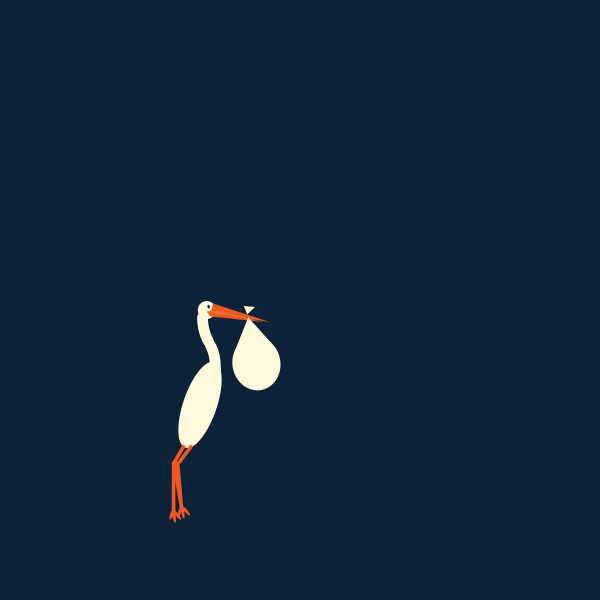
Frame 1 (no input)
Frame 60 (the mouse pressed at the canvas centre just before this capture): identical to frame 1, image omitted
Frame 120 (the mouse held since frame 60 and released just before this capture): identical to frame 1, image omitted

The Processing sketch that drew this single still picture (run headless with seeded random() and noise(); from frame 60 on, the mouse is pressed at the canvas centre):

// Processing sketch: craneFlyingNEW
// ── craneFlyingNEW.pde
int flyingCounter = 1;
int secondaryCounter = 1;
int i = 0;
float craneX, craneY, craneR, craneHeadR, wingScale, craneLegR;
void setup() {
  noStroke();
  smooth();
  size(600, 600);
}
void draw() {
  if (i<300) {
    craneStanding();
  } else {
    craneFlying();
  }
  i++;
}

void craneStanding() {
  background(12, 34, 56);
  craneX = 200;
  craneY = 400;
  craneR = radians(280);
  craneHeadR  = radians(-10);
  //craneLegR = 
  crane(craneX, craneY, craneR, craneHeadR, wingScale);
}

void craneFlying() {
  background(12, 34, 56);
  if (secondaryCounter % 2 == 0) {
    wingScale = 50;
  } else {
    wingScale = 170;
  }
  craneX = flyingCounter;
  craneY = 200+ 10*cos(radians(flyingCounter));
  craneR = cos(radians(flyingCounter))*.1;
  craneHeadR  = radians(-84);
  crane(craneX, craneY, craneR, craneHeadR, wingScale);
  flyingCounter++;
  if (flyingCounter % 7 == 0) {
    secondaryCounter++;
  }
}

void crane(float craneX, float craneY, float craneR, float craneHeadR, float wingScale) {
  pushMatrix();
  ///*
  translate(craneX, craneY);
  rotate(craneR);
  scale(.6);
  rotate(radians(80));
  translate(-84, -186);
  //*/
  //body
  fill(#fef9dc);
  pushMatrix();
  translate(84, 194);
  rotate(radians(19));
  ellipse(0, 0, 56, 151);
  popMatrix();
  //right leg top
  fill(#ef5723);
  pushMatrix();
  translate(68, 260);
  rotate(radians(37));
  rect(0, 0, 6, 36);
  popMatrix();
  //right leg bottom
  pushMatrix();
  translate(37, 290);
  rotate(radians(0));
  rect(0, 0, 6, 90);
  popMatrix();
  //right foot
  pushMatrix();
  translate(60, 370);
  rotate(radians(50));
  translate(-60, -370);
  pushMatrix();
  translate(61, 370);
  rotate(radians(0));
  ellipse(0, 0, 20, 5);
  popMatrix();
  pushMatrix();
  translate(60, 376);
  rotate(radians(30));
  ellipse(0, 0, 20, 5);
  popMatrix();
  pushMatrix();
  translate(56, 380);
  rotate(radians(60));
  ellipse(0, 0, 20, 5);
  popMatrix();
  popMatrix();
  //left leg top
  pushMatrix();
  translate(55, 260);
  rotate(radians(30));
  rect(0, 0, 6, 36);
  popMatrix();
  //left leg bottom
  pushMatrix();
  translate(41, 289);
  rotate(radians(57));
  translate(-50, -287);
  quad(55, 280, 128, 319, 126, 324, 48, 290);
  popMatrix();
  //left foot
  pushMatrix();
  translate(48, 380);
  rotate(radians(50));
  translate(-50, -380);
  pushMatrix();
  translate(47, 380);
  rotate(radians(0));
  ellipse(0, 0, 20, 5);
  popMatrix();
  pushMatrix();
  translate(46, 386);
  rotate(radians(30));
  ellipse(0, 0, 20, 5);
  popMatrix();
  pushMatrix();
  translate(40, 386);
  rotate(radians(60));
  ellipse(0, 0, 20, 5);
  popMatrix();
  popMatrix();
  //neck HELP ME!!!!
  fill(#fef9dc);
  noFill();
  strokeWeight(18);
  stroke(#fef9dc);
  arc(114, 48, 50, 105, radians(130), radians(180));
  arc(85, 135, 50, 105, radians(310), radians(360));
  noStroke();
  //head rotation
  pushMatrix();
  translate(96, 40);
  rotate(craneHeadR);
  translate(-96, -40);
  //head
  fill(#fef9dc);
  ellipse(96, 36, 30, 30);
  //beak top
  fill(#ef5723);
  beginShape();
  vertex(96, 40);
  vertex(102, 38);
  vertex(105, 35);
  vertex(107, 30);
  vertex(108, 27);
  vertex(196, 74);
  endShape(CLOSE);
  //beak bottom
  pushMatrix();
  translate(134, 54);
  rotate(radians(-13));
  translate(-130, -64);
  triangle(96, 40, 176, 93, 98, 50);
  fill(#e07e2f);
  triangle(96, 40, 112, 46, 176, 93);
  popMatrix();
  //eye
  fill(255);
  ellipse(98, 30, 10, 10);
  //pupil
  fill(0);
  ellipse(100, 31, 4, 6);
  //bag
  fill(#fef9dc);
  triangle(161, 55, 158, 40, 176, 45);
  triangle(131, 110, 162, 60, 193, 110);
  ellipse(162, 138, 80, 90);
  popMatrix();
  //wing
  ellipse(125, 202, wingScale, 70);
  ellipse(50, 174, wingScale, 70);
  popMatrix();
}
